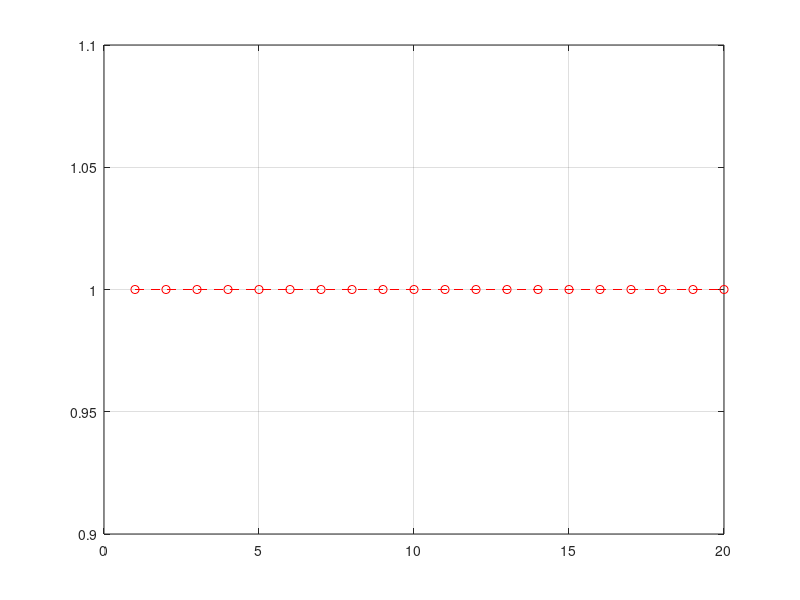

Here is the MATLAB script that generated this plot: (Note: this script raises an error after producing the figure.)
%% Test 1: correctness
ng = 20;
% 1
% g = rand(1,ng);
% 2
% g = 1:ng;
% 3
g = ones(1,ng);
r = 3;

x = 1:ng;
plot(x,g,'ro--');
grid on;
hold on;

g2 = filter_minmax_1d(g,'min',r);
plot(x,g2,'ko-');
plot(reshape(repmat(x,[3,1]),[1,3*ng]),...
     reshape([g;g2;nan(1,ng)],[1,3*ng]),'b-');

g3 = filter_minmax_1d(g,'max',r);
plot(x,g3,'ko-');
plot(reshape(repmat(x,[3,1]),[1,3*ng]),...
     reshape([g;g3;nan(1,ng)],[1,3*ng]),'g-');


%% Test 2: performance

eff = zeros(16,11);

for round = 1:4
    for s = 1:16
        ng = 20*2^s;
        for r = 1:11
            g = rand(ng,1);
            tic;
            g2 = filter_minmax_1d(g,'min',r);
            g3 = filter_minmax_1d(g,'max',r);
            tmp = toc;
            eff(s,r) = tmp + eff(s,r);
        end
    end
end

eff = eff/4;

figure;hold on;
for ii = 1:11
    plot((1:16)',log(eff(:,ii)),'ro-');
end

% conclusion: independent of r, linear dependent of ng
% eff
% 0.004537 0.000179 0.0006705 0.00062025 0.00062425 0.0006355 0.00064625 0.00063025 0.0006485 0.00065 0.0006555
% 0.00061925 0.00011625 0.00059825 0.00060025 0.000618 0.0006145 0.000615 0.00062175 0.000637 0.000639 0.00067325
% 0.0006065 0.000138 0.000623 0.00062775 0.00062925 0.0006505 0.00063 0.0006375 0.00065075 0.00065875 0.000667
% 0.00062975 0.0001755 0.0006435 0.00065325 0.00069125 0.000676 0.0006855 0.00066775 0.0006765 0.0006825 0.000693
% 0.000701 0.000252 0.00071675 0.00072525 0.00073375 0.0007355 0.00074975 0.0007375 0.000755 0.00075375 0.0007665
% 0.0008585 0.00040825 0.00086925 0.0008795 0.0008795 0.00089075 0.0008785 0.00087975 0.00089375 0.00089425 0.00092725
% 0.001196 0.000711 0.0011815 0.00117575 0.00116925 0.00116825 0.00117325 0.001177 0.0011865 0.00120125 0.00119325
% 0.001799 0.001293 0.0017735 0.00177 0.00177425 0.0017525 0.00174975 0.0017475 0.001751 0.00175225 0.001731
% 0.00301325 0.00243125 0.0029425 0.00289275 0.0028835 0.00289975 0.00286725 0.00286775 0.00285975 0.002866 0.00285975
% 0.0054215 0.00482375 0.00564175 0.005405 0.0053085 0.005288 0.00566325 0.00588 0.00580325 0.00522175 0.00517325
% 0.012369 0.0116145 0.01218625 0.0115905 0.0113935 0.010915 0.01060925 0.01042025 0.0102365 0.01064975 0.0103405
% 0.020763 0.01901375 0.0202355 0.0200455 0.019887 0.0197235 0.0196475 0.019526 0.01945525 0.01937175 0.01930375
% 0.046308 0.043764 0.04148775 0.039605 0.03913975 0.03896125 0.03857775 0.03840675 0.0384885 0.03815075 0.03825275
% 0.07993975 0.07768025 0.0795445 0.076165 0.07424175 0.07255125 0.071874 0.07258975 0.07149325 0.07097525 0.0711055
% 0.154599 0.14310975 0.158499 0.1517245 0.15214625 0.1471655 0.15000825 0.145699 0.15078325 0.14501275 0.14758125
% 0.3194115 0.2892905 0.32848075 0.322779 0.31595775 0.3020465 0.2965095 0.299597 0.297074 0.299272 0.29074225